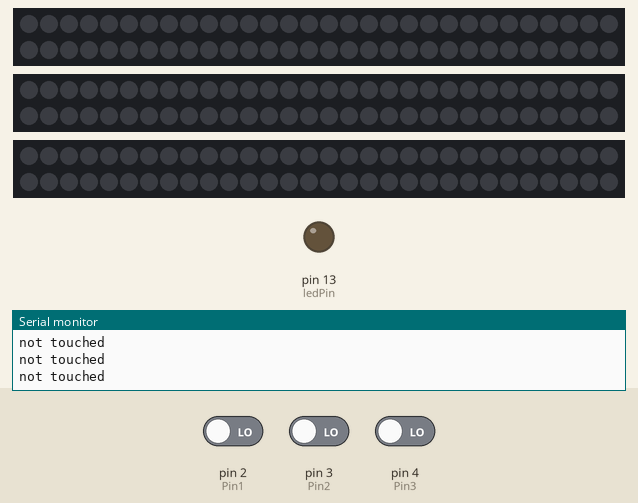
Bench run of a sketch on a simulated Arduino Uno, built with avr-gcc and run on an emulated ATmega328P. Shown: 3 × 60 RGB LEDs in strip order, left to right, continuing on the next row, output pins drawn as LEDs (lit = HIGH), the last lines printed to the serial monitor. Inputs (shaded band) come from the test bench; at power-on: pin 3 (Pin2) LOW, pin 4 (Pin3) LOW, pin 2 (Pin1) LOW.

Above: at 3.2 s.
3.3 s: pin 3 (Pin2) driven HIGH
At 3.81 s:
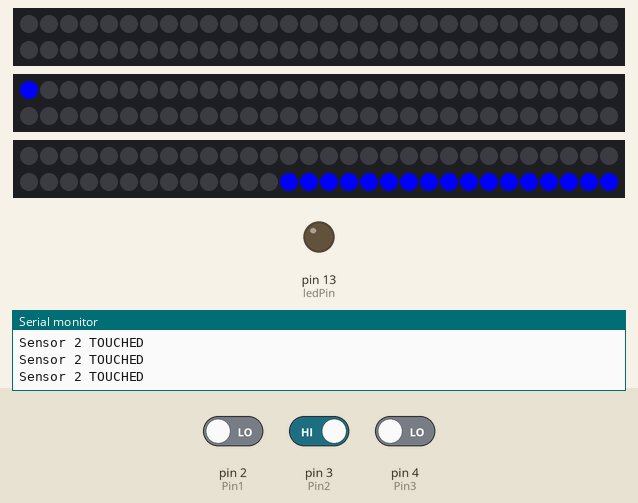
5.7 s: pin 4 (Pin3) driven HIGH
At 7.08 s:
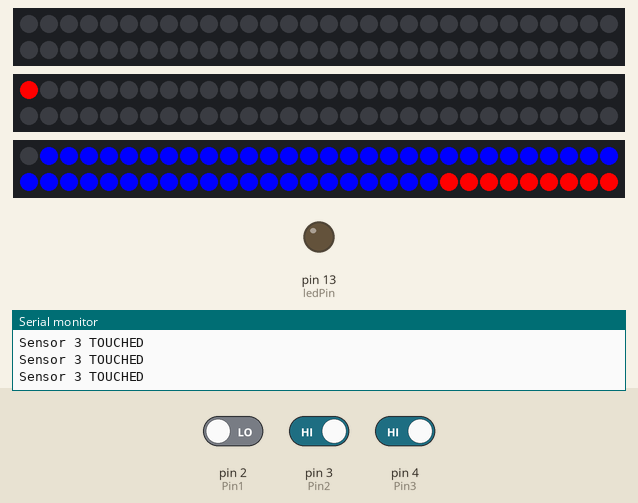
At 8.03 s:
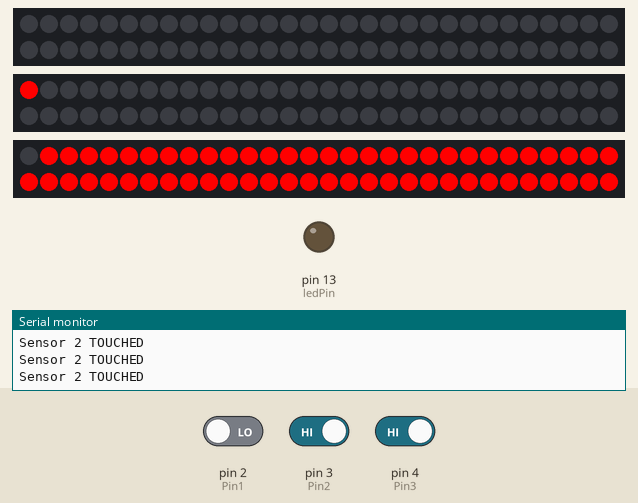
8.7 s: pin 2 (Pin1) driven HIGH
At 8.98 s:
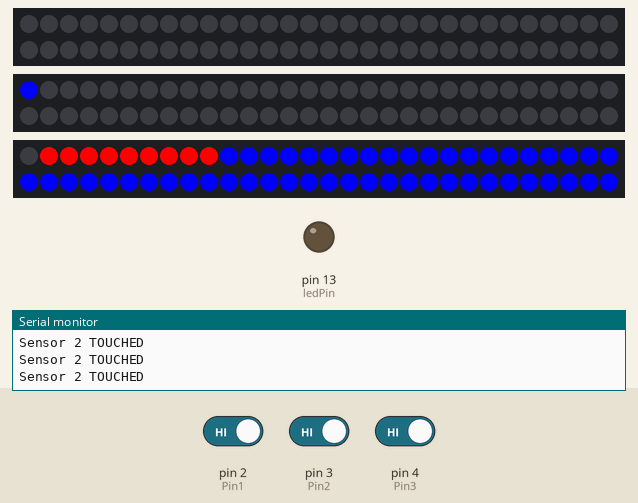
11.7 s: pin 2 (Pin1) driven LOW
14.7 s: pin 3 (Pin2) driven LOW
17.7 s: pin 4 (Pin3) driven LOW
Timing chart, 0 to 20.7 s (numbered marks = the images above; inputs shaded):
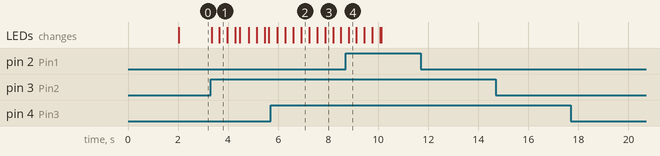

Measured:
- after the input at 3.3 s, the LEDs: first change at once (image 1 shows a later state)

The sketch:

Klimop_code.ino
```cpp
#include <FastLED.h>

#define NUM_LEDS 60
#define Pin1 2 // We define pin 2 here and we have connected this with the touch sensor
#define DATA_PIN1 7
#define Pin2 3 // We define pin 2 here and we have connected this with the touch sensor
#define DATA_PIN2 8
#define Pin3 4 // We define pin 2 here and we have connected this with the touch sensor
#define DATA_PIN3 9


// This is an array of leds.  One item for each led in your strip.
CRGB leds1[NUM_LEDS];
CRGB leds2[NUM_LEDS];
CRGB leds3[NUM_LEDS];

int ledPin = 13; // Here we make a variable ledPin 13 and this is connected with the light on the breadboard


void setup() {
       delay(2000);
     Serial.begin(9600);
pinMode(ledPin, OUTPUT);
pinMode(Pin1, INPUT);
pinMode(Pin2, INPUT);
pinMode(Pin3, INPUT);
//FastLED.addLeds<NEOPIXEL, DATA_PIN>(leds, NUM_LEDS);

    FastLED.addLeds<WS2811, DATA_PIN1, RGB>(leds1, NUM_LEDS);
    FastLED.addLeds<WS2811, DATA_PIN2, RGB>(leds2, NUM_LEDS);
    FastLED.addLeds<WS2811, DATA_PIN3, RGB>(leds3, NUM_LEDS);


}

// your leds.
void loop() {
   // Move a single white led

     int Value1 = digitalRead(Pin1);
  if (Value1 == HIGH)
  {
    for(int whiteLed = 60; whiteLed > 0; whiteLed--) {
      // Turn our current led on to white, then show the leds
      leds1[whiteLed] = 0x2F4F4F;

      // Show the leds (only one of which is set to white, from above)
      FastLED.show();

      // Wait a little bit
      delay(10);


    //digitalWrite(ledPin, HIGH);
    Serial.println("Sensor 1 TOUCHED");
    }
    FastLED.show();
  }
  else // If the ledPin is low, the serial print send 'not touched' and the ledPin 13 turned off
  {
       digitalWrite(ledPin,LOW);
    Serial.println("not touched");
    for (int i=0; i<NUM_LEDS; i++){
         leds1[i] = CRGB::Black;
    }
    FastLED.show();
  }
       int Value2 = digitalRead(Pin2);
  if (Value2 == HIGH)
  {
    for(int blueLed = 60; blueLed > 0; blueLed--) {
      // Turn our current led on to white, then show the leds
      leds3[blueLed] = CRGB:: Blue;

      // Show the leds (only one of which is set to white, from above)
      FastLED.show();

      // Wait a little bit
      delay(10);


    //digitalWrite(ledPin, HIGH);
    Serial.println("Sensor 2 TOUCHED");
    }
    FastLED.show();
  }
  else // If the ledPin is low, the serial print send 'not touched' and the ledPin 13 turned off
  {
       digitalWrite(ledPin,LOW);
    Serial.println("not touched");
    for (int i=0; i<NUM_LEDS; i++){
         leds3[i] = CRGB::Black;
    }
    FastLED.show();
  }
       int Value3 = digitalRead(Pin3);
  if (Value3 == HIGH)
  {
    for(int redLed = 60; redLed > 0; redLed--) {
      // Turn our current led on to white, then show the leds
      leds3[redLed] = CRGB:: Red;

      // Show the leds (only one of which is set to white, from above)
      FastLED.show();

      // Wait a little bit
      delay(10);


    //digitalWrite(ledPin, HIGH);
    Serial.println("Sensor 3 TOUCHED");
    }
    FastLED.show();
  }
  else // If the ledPin is low, the serial print send 'not touched' and the ledPin 13 turned off
  {
       digitalWrite(ledPin,LOW);
    Serial.println("not touched");
    for (int i=0; i<NUM_LEDS; i++){
         leds3[i] = CRGB::Black;
    }
    FastLED.show();
  }
  delay(10);  // We do here a delay so we can read the serial print
}
```
